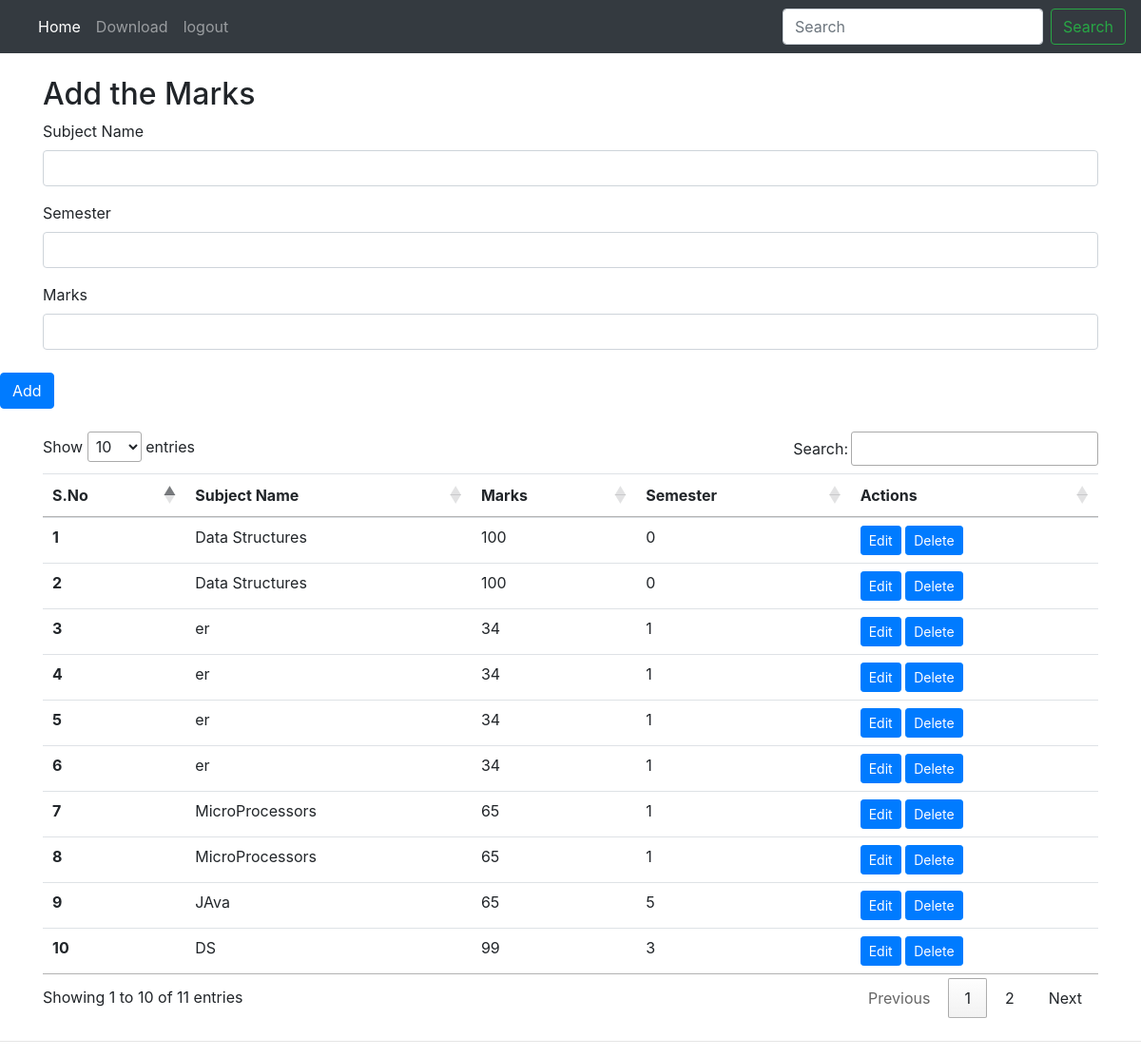
The page / on the database its author committed.
### tables this page shows
CREATE TABLE `marks` (
  `sno` int(50) NOT NULL,
  `semno` int(15) NOT NULL,
  `subname` varchar(50) NOT NULL,
  `mark` int(11) NOT NULL
);

### index.php (the view, shortened to what this page needs)
<?php
$servername = "localhost";
$username = "root";
$password = "";
$database = "marks_management";
$conn = mysqli_connect($servername, $username, $password, $database);
?>
<!doctype html>
<html lang="en">
<head>
  <link rel="stylesheet" href="https://stackpath.bootstrapcdn.com/bootstrap/4.4.1/css/bootstrap.min.css"
>
  <link rel="stylesheet" href="//cdn.datatables.net/1.10.20/css/jquery.dataTables.min.css">
</head>
<body>
  <nav class="navbar navbar-expand-lg navbar-dark bg-dark">
    <div class="collapse navbar-collapse" id="navbarSupportedContent">
      <ul class="navbar-nav mr-auto">
        <li class="nav-item active">
          <a class="nav-link" href="#">Home <span class="sr-only">(current)</span></a>
        </li>
        <li class="nav-item">
          <a class="nav-link" href="download.php">Download</a>
        </li>
        <li class="nav-item">
          <a class="nav-link" href="logout.php">logout</a>
        </li>
      </ul>
      <form class="form-inline my-2 my-lg-0">
        <input class="form-control mr-sm-2" type="search" placeholder="Search" aria-label="Search">
        <button class="btn btn-outline-success my-2 my-sm-0" type="submit">Search</button>
      </form>
    </div>
  </nav>
  <div class="container my-4">
    <h2>Add the Marks</h2>
    <form action="/crud/index.php" method="POST">
      <div class="form-group">
        <label for="subname">Subject Name</label>
        <input type="text" class="form-control" id="subname" name="subname" aria-describedby="emailHelp">
      </div>
      <div class="form-group ">
        <label for="semno">Semester</label>
        <input class="form-control" id="semno" name="semno" rows="3"></input>
      </div>
      <div class="form-group">
        <label for="desc">Marks</label>
        <input class="form-control" id="mark" name="mark" rows="3"></input>
      </div>
      </div>
    <button type="submit" class="btn btn-primary" style="align:center">Add </button>
  <div class="container my-4">
    <table class="table" id="myTable">
      <thead>
        <tr>
          <th scope="col">S.No</th>
          <th scope="col">Subject Name</th>
          <th scope="col">Marks</th>
          <th scope="col">Semester</th>
          <th scope="col">Actions</th>
        </tr>
      </thead>
      <tbody>
        <?php
          $sql = "SELECT * FROM `marks`";
          $result = mysqli_query($conn, $sql);
          $sno = 0;
          while($row = mysqli_fetch_assoc($result)){
            $sno = $sno + 1;
            echo "<tr>
            <th scope='row'>". $sno . "</th>
            <td>". $row['subname'] . "</td>
            <td>". $row['mark'] . "</td>
            <td>". $row['semno'] . "</td>
            <td> <button class='edit btn btn-sm btn-primary' id=".$row['sno'].">Edit</button> <button class='delete btn btn-sm btn-primary' id=d".$row['sno'].">Delete</button>  </td>
          </tr>";
        }
          ?>
      </tbody>
    </table>
  </div>
  <hr>
</body>
</html>

### rows shown on the page
marks: subname "Data Structures", mark "100", semno "0"
marks: subname "Data Structures", mark "100", semno "0"
marks: subname "er", mark "34", semno "1"
marks: subname "er", mark "34", semno "1"
marks: subname "er", mark "34", semno "1"
marks: subname "er", mark "34", semno "1"
marks: subname "MicroProcessors", mark "65", semno "1"
marks: subname "MicroProcessors", mark "65", semno "1"
marks: subname "JAva", mark "65", semno "5"
marks: subname "DS", mark "99", semno "3"
